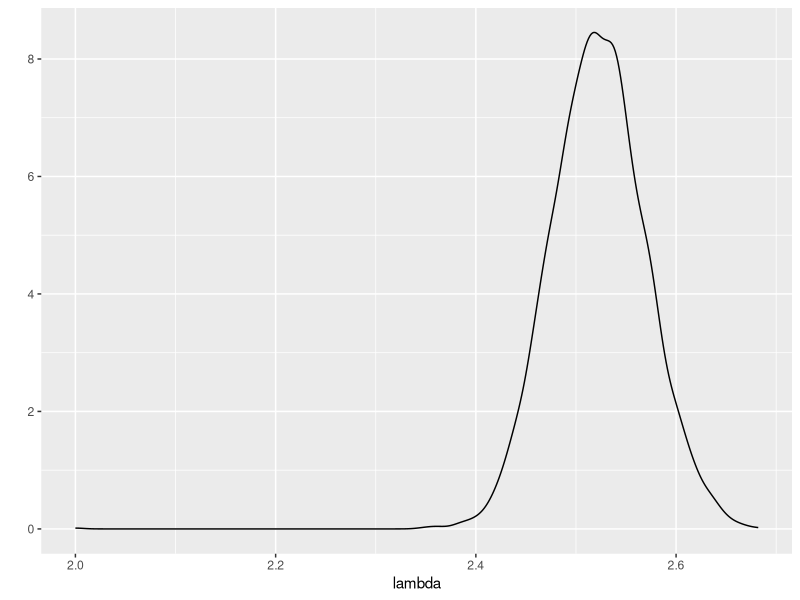
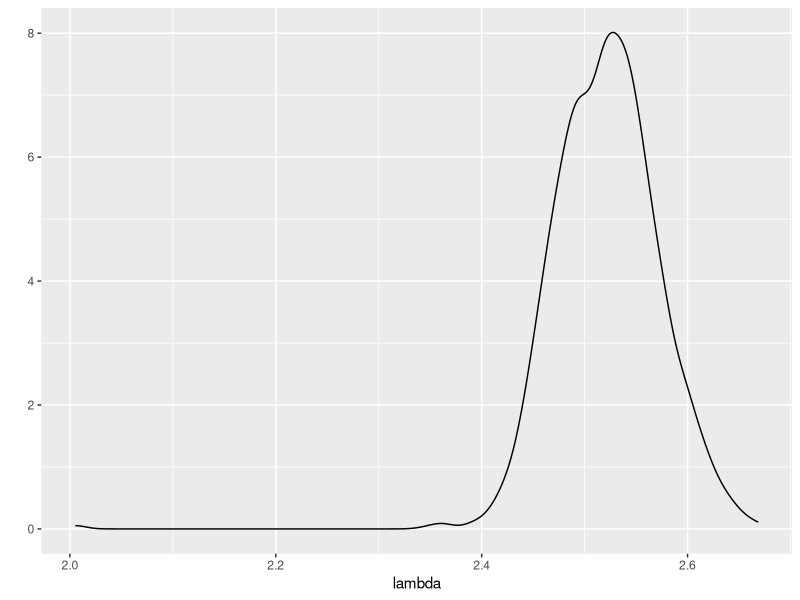
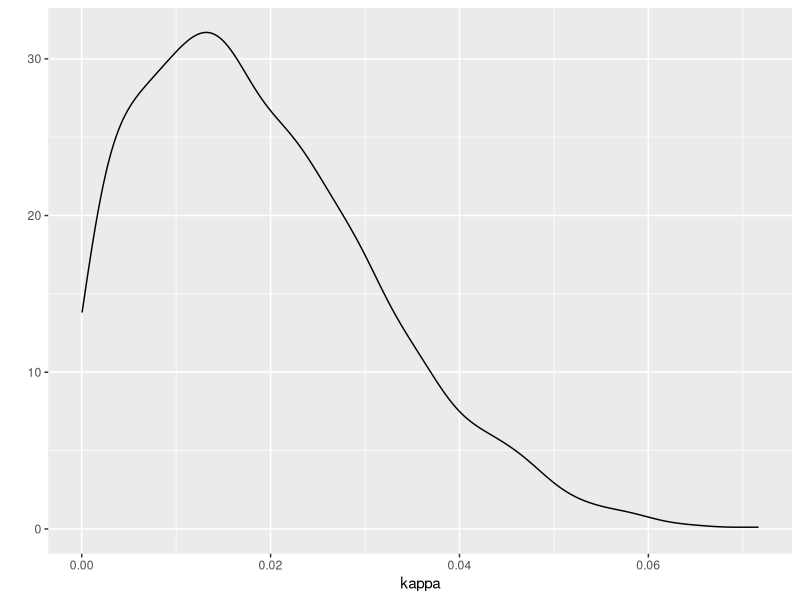
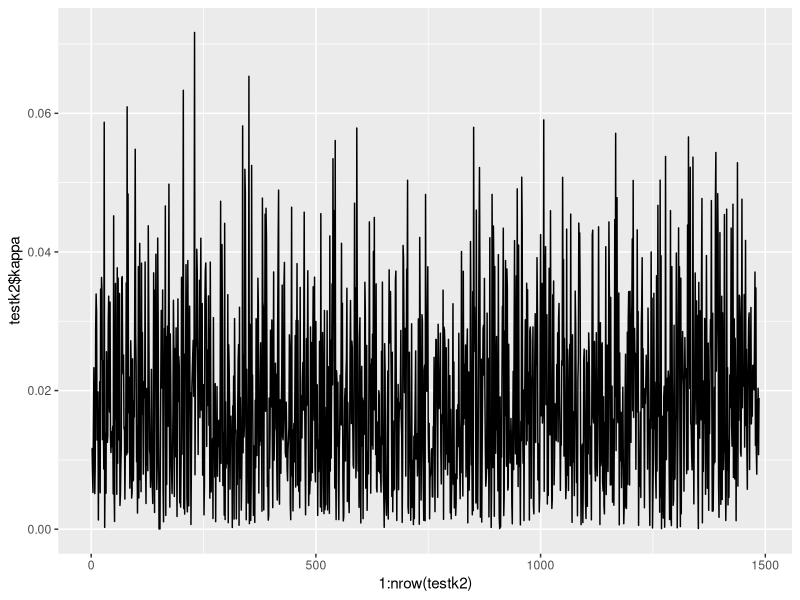
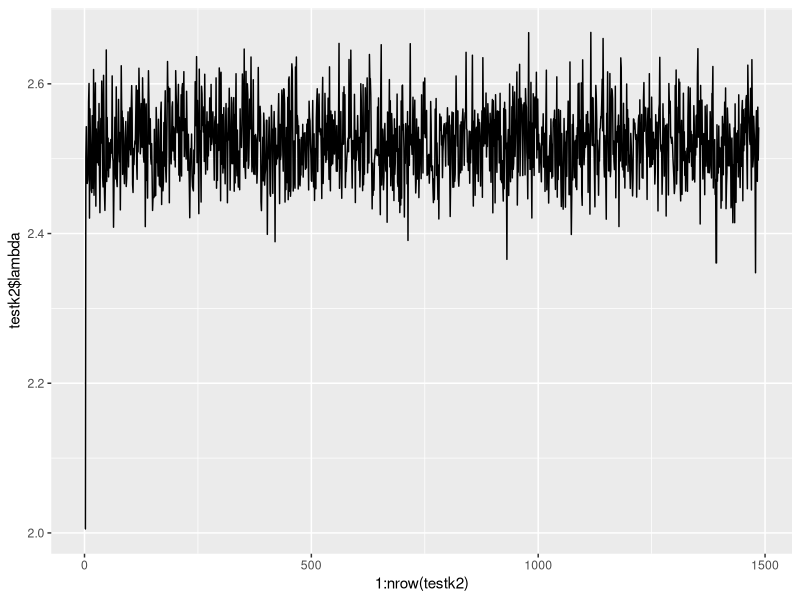
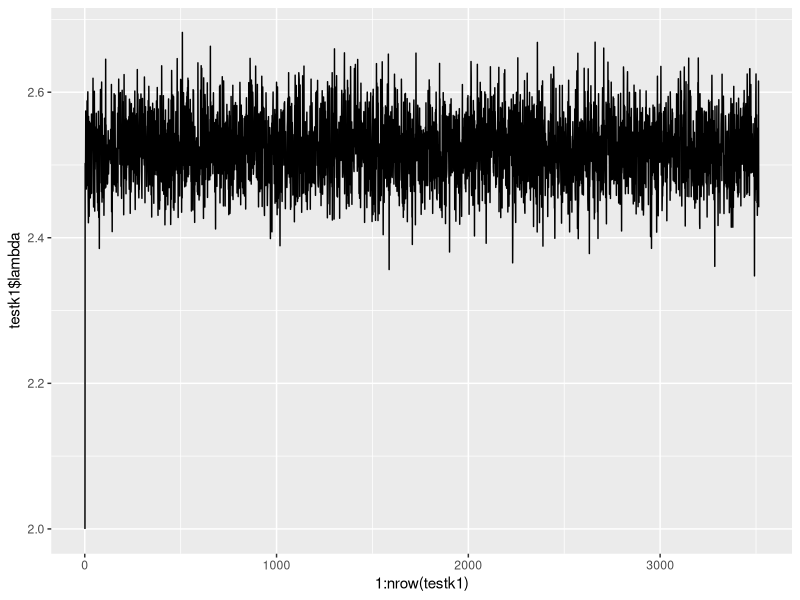

These charts were generated, in order, by the following R code:
############################# Poisson Negative-Binomial Example ################################
library(ggplot2)

### Data ###
soccer <- read.csv("data/soccer.csv")

####### Set up functions for RJMCMC Sampler #######
### Posterior Distribution Functions ###
pk1 <- function(y, theta, alphal, betal){
  sum(log(dpois(y, theta))) + log(dgamma(theta, shape=alphal, rate=betal))
  #prod(dpois(y, theta))*dgamma(theta, shape=alphal, rate=betal)
}

pk2 <- function(y, theta, alphal, betal, alphak, betak){
  r <- 1/theta[2]
  sum(log(dnbinom(y, size=r, mu=theta[1]))) + log(dgamma(theta[1], shape=alphal, rate=betal)) + log(dgamma(theta[2], shape=alphak, rate=betak))
  #prod(dnbinom(y, size=r, mu=theta[1]))*dgamma(theta[1], shape=alphal, rate=betal)*dgamma(theta[2], shape=alphak, rate=betak)
}

### Draw Lambda ###
qlam_k2<-function(lambda, y, kappa, alpha, beta){
  n <- length(y)
  log(lambda)*(sum(y) + alpha - 1) - (sum(y)+n/kappa)*log(1+kappa*lambda) - beta*lambda 
}

mh_lam_k2 <- function(lambda, y, kappa, alpha, beta, a, b){
  # alpha, beta are hyperparameters or priors
  # a, b are parameters of Gamma proposal distribution for lambda
  lambda_star<-rgamma(1, a, b)
  r <- qlam_k2(lambda_star, y, kappa, alpha, beta) - qlam_k2(lambda, y, kappa, alpha, beta) + log(dgamma(lambda, a, b)) - log(dgamma(lambda_star, a, b))
  return(ifelse(log(runif(1)) <= r, lambda_star, lambda))
}

sim_lambda <- function(lambda, y, alpha, beta, kappa=NULL, k, a, b){
  stopifnot(k %in% c(1,2))
  n <- length(y)
  if(k==1){
    lnew <- rgamma(1, shape=alpha + sum(y), rate=beta + n) 
  }else{
    lnew <- mh_lam_k2(lambda, y, kappa, alpha, beta, a, b)
  }
  return(lnew)
}

### Draw Kappa ###
qkap_k2 <- function(lambda, y, kappa, alpha, beta){
  n <- length(y)
  -n*lgamma(1/kappa) + sum(lgamma(1/kappa + y)) + (sum(y) + alpha - 1)*log(kappa) - beta*kappa - (sum(y) + n/kappa)*log(1+kappa*lambda)
  #gamma(1/kappa)^(-n)*prod(gamma(1/n + y))*kappa^(sum(y) + alpha - 1)*exp(-beta*kappa)*(1+kappa*lambda)^(-(sum(y) + 1/kappa))
}

mh_kap_k2 <- function(lambda, y, kappa, alpha, beta, a, b){
  # alpha, beta are hyperparameters or priors
  # a, b are parameters of Gamma proposal distribution for kappa
  kappa_star<-rgamma(1, a, b)
  r <- qkap_k2(lambda, y, kappa_star, alpha, beta) - qkap_k2(lambda, y, kappa, alpha, beta) + log(dgamma(kappa, a, b)) - log(dgamma(kappa_star, a, b))
  return(ifelse(log(runif(1)) <= r, kappa_star, kappa))
}

sim_kappa <- function(lambda, y, alpha, beta, kappa, a, b){
  n <- length(y)
  mh_kap_k2(lambda, y, kappa, alpha, beta, a, b)
}

################## RJMCMC SAMPLER ##################
rjmcmc_sampler <- function(y, lambda0, kappa0, k0=1, p=0.5, mu, sigma, alphal, betal, alphak, betak, al, bl, ak, bk, mc.iter = 1000){
  # y is the data
  # lambda0, kappa0, and k0 are initial values
  # p is prior probability of model 1, set to 0.5 as default
  # mu and sigma are fixed parameters of Normal in the between-model step 
  # alphal, betal and alphak, betak are Gamma hyperparameters for priors on lambda and kappa, respectively
  # al, bl and ak, bk are Gamma parameters for the proposal distributions in their respective M-H algorithms
  
  # initialize data frame to save chains
  theta_save <- as.data.frame(matrix(NA, ncol=3, nrow=mc.iter+1))
  names(theta_save)<-c("lambda", "kappa", "k")
  
  # store initial values
  theta_save[1,] <- c(lambda0, kappa0, k0)
  lambda <- lambda0
  kappa <- kappa0
  k <- k0
  
  for(i in 1:mc.iter){
    # Reversible JUMP MCMC to move between models
    if(k==1){
      u <- rnorm(1, 0, sigma)
      theta <- lambda
      theta_new <- c(lambda, mu*exp(u))
      accept <- log(1-p) + pk2(y, theta_new, alphal, betal, alphak, betak) - log(p) - pk1(y, theta, alphal, betal) - log(dnorm(u, 0, sigma)) + log(theta_new[2])
      if(log(runif(1)) < accept){
        k <- 2
        # within model moves
        kappa_new <- sim_kappa(lambda, y, alphak, betak, theta_new[2], ak, bk)
        lambda_new <- sim_lambda(lambda, y, alphal, betal, kappa_new, k, al, bl)
      }else{
        # within model moves
        kappa_new <- NA
        lambda_new <- sim_lambda(lambda, y, alphal, betal, kappa=NULL, k, al, bl)
      }
    }else{
      theta <- c(lambda, kappa)
      theta_new <- lambda
      accept <- log(p) + pk1(y, theta_new, alphal, betal) - log(1-p) - pk2(y, theta, alphal, betal, alphak, betak) + log(dnorm(log(theta[2]/mu), 0, sigma)) - log(theta[2])
      if(log(runif(1)) < accept){
        k <- 1
        # within model moves
        kappa_new <- kappa
        lambda_new <- sim_lambda(lambda, y, alphal, betal, kappa=NULL, k, al, bl)
      }else{
        # within model moves
        kappa_new <- sim_kappa(lambda, y, alphak, betak, kappa, ak, bk) 
        lambda_new <- sim_lambda(lambda, y, alphal, betal, kappa_new, k, al, bl)
      }
    }
    theta_save[i+1,] <- c(lambda_new, kappa_new, k)
    lambda <- lambda_new
    kappa <- kappa_new
    cat("\r", i)
  }
  return(theta_save)
}

##### Try it out #####
y <- soccer$TotalGoals

# Parameters on priors
alphal <- 25
betal <- 10
alphak <- 1
betak <- 10

# Parameters for between-model step
mu = 0.015
sigma <- 1.5

# Proposal parameters for MH algorithms for lambda and kappa, k=2
al <- 30
bl <- 15
ak <- 2
bk <- 10

ptm <- proc.time()
test <- rjmcmc_sampler(soccer$TotalGoals, lambda0=2, kappa0=1, k0=1, mu=mu, sigma=sigma, 
                       alphal=alphal, betal=betal, alphak=alphak, betak=betak, al=al, bl=bl, 
                       ak=ak, bk=bk, mc.iter=50000)
proc.time() - ptm

## Burn-in = 5000
test.s <- test[1:5000,]

testk1 <- subset(test.s, k==1)
testk2 <- subset(test.s, k==2)

qplot(data=testk1, x=lambda, geom="density")
qplot(data=testk2, x=lambda, geom="density")
qplot(data=testk2, x=kappa, geom="density")

qplot(x=1:nrow(testk2), testk2$kappa, geom="line")
qplot(x=1:nrow(testk2), testk2$lambda, geom="line")
qplot(x=1:nrow(testk1), testk1$lambda, geom="line")
